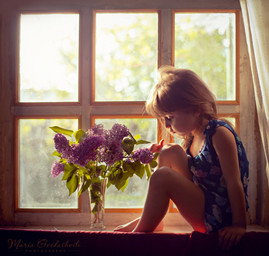
//> input picture opencv3_example/ch6/images/6.jpg, 269 x 256 px
$ ./006-resize   (built with g++ and OpenCV 4)
//> lines starting //> are read from the running program, lines starting //| are printed output that depends on the picture
//-------------------------------------------
// 描述：resize函数用法示例
//-------------------------------------------

#include <opencv2/opencv.hpp>
#include <opencv2/imgproc/imgproc.hpp>

int main()
{
    cv::Mat srcImage = cv::imread("images/6.jpg", cv::IMREAD_COLOR);
//> srcImage is the input picture: 256 rows x 269 cols, CV_8UC3; mean B, G, R 103.3, 116.4, 141.7
    cv::Mat tmpImage, dstImage1, dstImage2;
    tmpImage = srcImage;

    cv::imshow("【原图】", srcImage);

    cv::resize(tmpImage, dstImage1, cv::Size(srcImage.cols /2, srcImage.rows/2), (0, 0), (0, 0), 3);
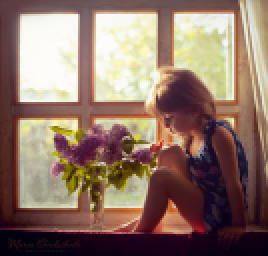
//> dstImage1: 128 rows x 134 cols, CV_8UC3 (shown 2 times larger); mean B, G, R 103.3, 116.4, 141.7
    cv::resize(tmpImage, dstImage2, cv::Size(srcImage.cols*2, srcImage.rows*2), (0, 0), (0, 0), 3);
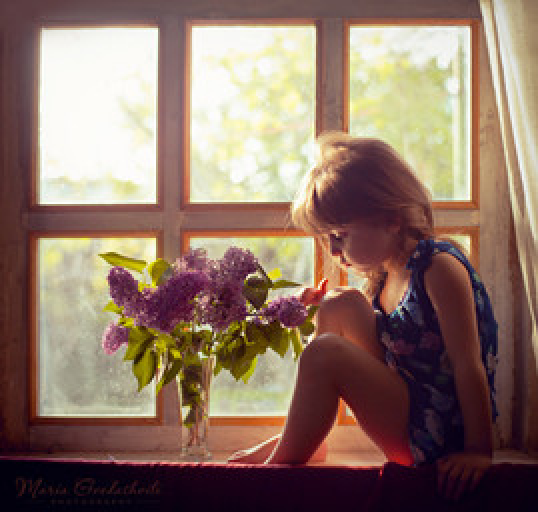
//> dstImage2: 512 rows x 538 cols, CV_8UC3; mean B, G, R 103.3, 116.4, 141.7

    cv::imshow("【效果图1】", dstImage1);
    cv::imshow("【效果图2】", dstImage2);

    cv::waitKey(0);

    return 0;
}

$ run again, with opencv3_example/ch6/images/10.jpg copied over opencv3_example/ch6/images/6.jpg
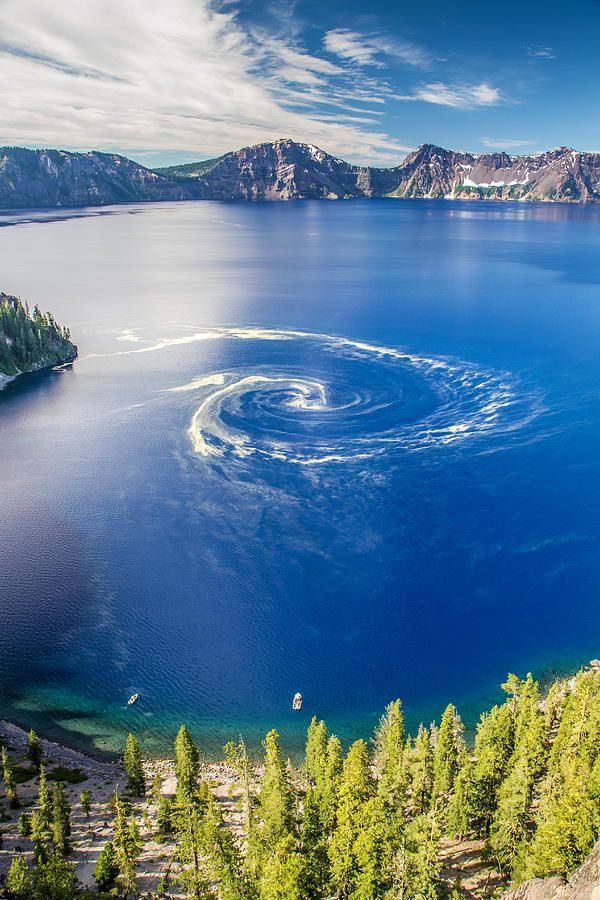
//> input picture opencv3_example/ch6/images/10.jpg, 600 x 900 px
//> srcImage is the input picture: 900 rows x 600 cols, CV_8UC3; mean B, G, R 148, 127.2, 95.2
//> `cv::resize(tmpImage, dstImage1, cv::Size(srcImage.cols /2, srcImage.ro..`:
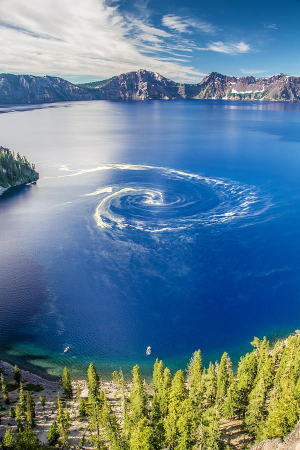
//> dstImage1: 450 rows x 300 cols, CV_8UC3; mean B, G, R 148.2, 127.3, 95.4

$ run again, with opencv3_example/ch6/images/2.jpg copied over opencv3_example/ch6/images/6.jpg
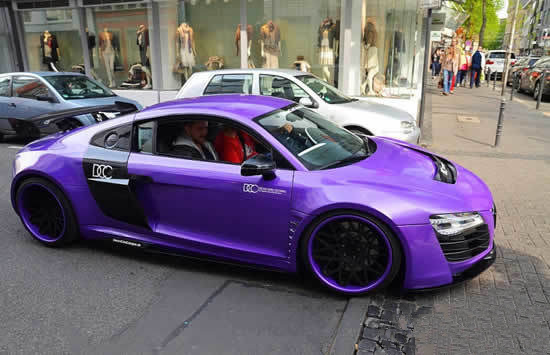
//> input picture opencv3_example/ch6/images/2.jpg, 550 x 355 px
//> srcImage is the input picture: 355 rows x 550 cols, CV_8UC3; mean B, G, R 116.2, 102.7, 111.3
//> `cv::resize(tmpImage, dstImage1, cv::Size(srcImage.cols /2, srcImage.ro..`:
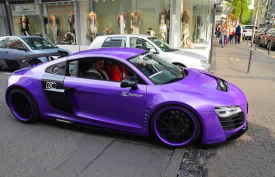
//> dstImage1: 177 rows x 275 cols, CV_8UC3; mean B, G, R 116.2, 102.7, 111.3
